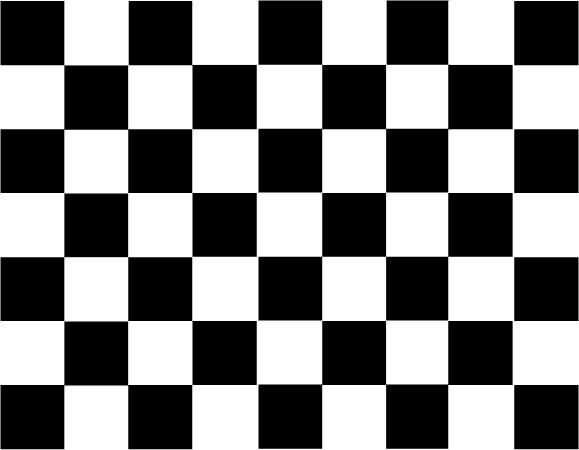
%> input picture checkerboard.jpg, 579 x 450 px
$ octave Harris_ANMS.m   (GNU Octave 9; MATLAB toolbox functions it lacks are replaced by stand-ins)
%> lines starting %> are read from the running program, lines starting %| are printed output that depends on the picture
clc
close all
clear all
tic

A = imread('checkerboard.jpg');
%> A is the input picture: size 450x579x3 uint8; min 0, max 255, mean 127.2
x_der = [-2 -1 0 1 2];
y_der = x_der';
A = A(:,:,1);
%> A: size 450x579 uint8
A_x_der_1 = zeros(size(A, 1)+ 4, size(A, 2)+ 4);
A_y_der_1 = zeros(size(A, 1)+ 4, size(A, 2)+ 4);
A_x_der_3 = zeros(size(A, 1)+ 4, size(A, 2)+ 4);
A_x_y_der_1 = zeros(size(A, 1)+ 4, size(A, 2)+ 4);
A_y_der_3 = zeros(size(A, 1)+ 4, size(A, 2)+ 4);
metric = zeros(size(A, 1)+ 4, size(A, 2)+ 4);
kernel = [0.0183,0.0821,0.1353,0.0821,0.0183;0.0821,0.3679,0.6065,0.3679,0.0821;0.1353,0.6065,1,0.6065,0.1353;0.0821,0.3679,0.6065,0.3670,0.0821;0.0183,0.0821,0.1353,0.0821,0.0183];
figure
imshow(A)
title('Original Image');
A_x_der = padarray (A, [1 1], 255);
A_x_der = padarray (A_x_der, [1 1], 255);
%> A_x_der: size 454x583 uint8
A_y_der = padarray (A, [1 1 ], 255);
A_y_der = padarray (A_y_der, [1 1 ], 255);
for i = 3 : size(A_x_der,1) - 2
    for j = 3 : size(A_x_der,2) - 2
        temp = double(A_x_der(i, j-2:j+2));
        A_x_der_1(i,j) = temp * x_der';
    end
end
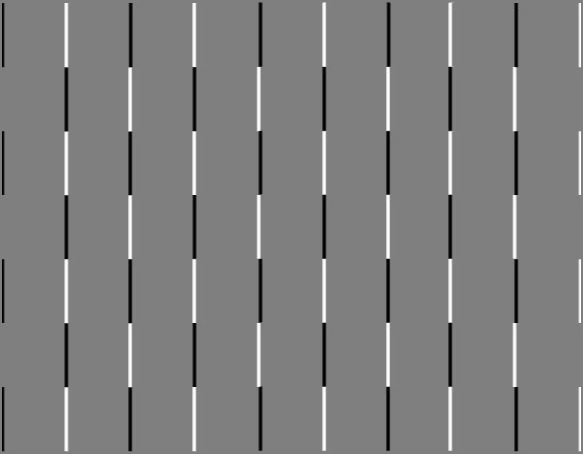
%> A_x_der_1: size 454x583 double; min -765, max 765, mean 0; drawn with min black and max white
A_x_der_final = A_x_der_1(3:size(A_x_der,1)-2,3:size(A_x_der,2)-2);
figure
imshow(uint8(A_x_der_final));
title('X derivative of the image');
for i = 3 : size(A_y_der,1) - 2
    for j = 3 : size(A_y_der,2) - 2
        temp = double(A_y_der(i-2: i+2, j));
        A_y_der_1(i,j) = temp' * y_der;
    end
end
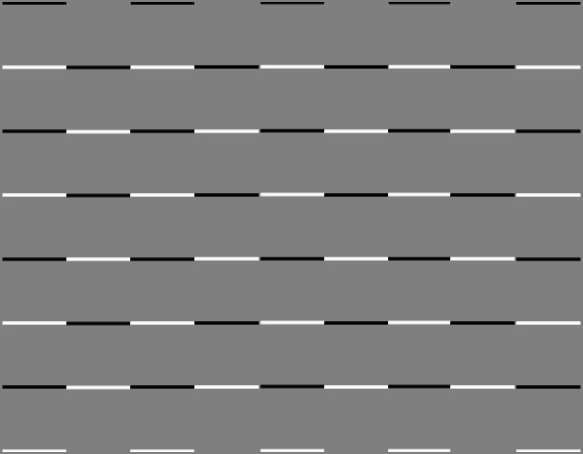
%> A_y_der_1: size 454x583 double; min -765, max 765, mean 0.1; drawn with min black and max white
A_y_der_final= A_y_der_1(3:size(A_y_der,1)-2, 3:size(A_y_der,2)-2);
figure
imshow(uint8(A_y_der_final));
title('Y derivative of the image');
A_x_der_2 = A_x_der_1 .^2;
A_y_der_2 = A_y_der_1 .^2;
A_x_y_der = A_x_der_1 .* A_y_der_1 ;
for i = 3 :size(A_x_der_1, 1) - 2
    for j = 3 :size(A_x_der_1, 2) - 2
        temp = A_x_der_2(i-2: i+2, j-2: j+2);
        A_x_der_3(i, j) =  sum(sum(kernel .* temp));
        temp = A_y_der_2(i-2: i+2, j-2: j+2);
        A_y_der_3(i, j) = sum(sum(kernel .* temp));
        temp = A_x_y_der(i-2: i+2, j-2: j+2);
        A_x_y_der_1(i, j) = sum(sum(kernel .* temp));
    end
end
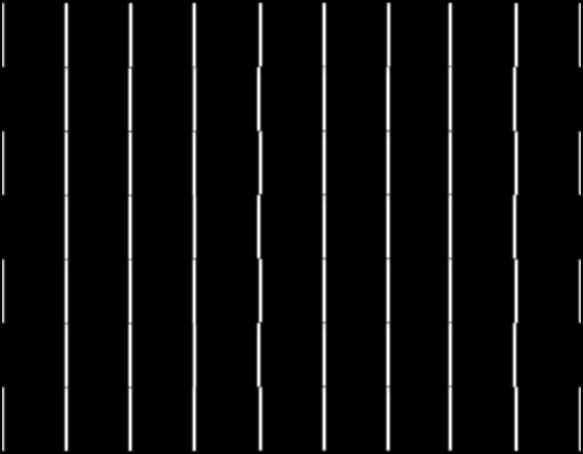
%> A_x_der_3: size 454x583 double; min 0, max 2776722.5, mean 138781; drawn with min black and max white
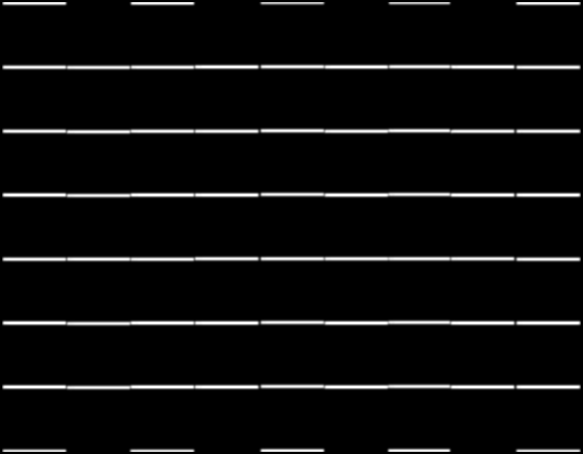
%> A_y_der_3: size 454x583 double; min 0, max 2797460.3, mean 142467.5; drawn with min black and max white
for i = 3:size(A_x_der_1, 1) - 2
    for j = 3: size(A_x_der_1, 2) - 2
        %forstner harris metric
        A_pixel = double([A_x_der_3(i,j) A_x_y_der_1(i,j) ;  A_x_y_der_1(i,j)  A_y_der_3(i, j)]);
        metric(i, j) = det(A_pixel) - 0.06 * ((trace(A_pixel))^2);
    end
end
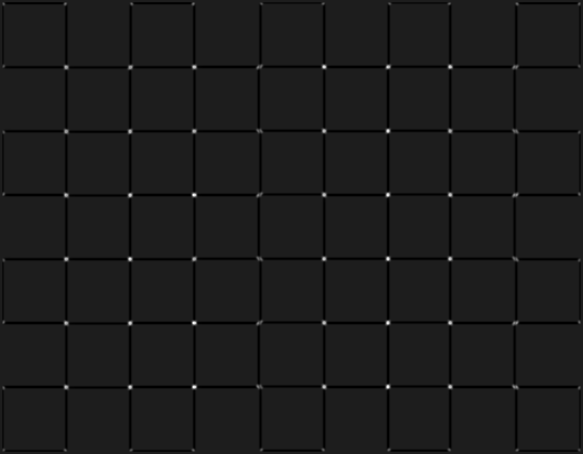
%> metric: size 454x583 double; min -4.7e+11, max 3.58e+12, mean -23890815833; drawn with min black and max white
%thresholding to find the maxima
thresh = 900000;    % thresholding value
p = 1;
for i = 3:size(A_x_der_1, 1) - 2
    for j =  3:size(A_x_der_1, 2) - 2
        if( metric (i, j)>thresh)
            metric1(i,j) = metric(i , j);
%             value(p, 1) = metric(i, j);
             x_fhm(p) = i;
             y_fhm(p) = j;
             p = p+1;
        else
            metric1(i , j) = 0;
        end
    end
end
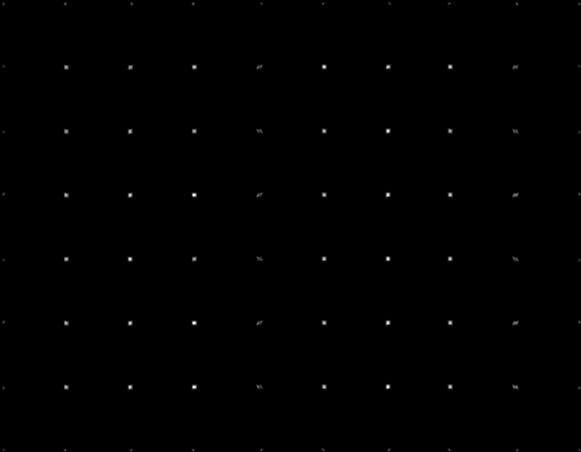
%> metric1: size 452x581 double; min 0, max 3.58e+12, mean 6.79e+09; drawn with min black and max white
%> after the loop, p = 3102; x_fhm = 3101 values from 3 to 452; y_fhm = 3101 values, max 581 at index 39, min 3 at index 1, mean 291.7
figure
imshowpair(A, uint8(metric1(3:size(metric,1)-2, 3:size(metric,2)-2)), 'montage')
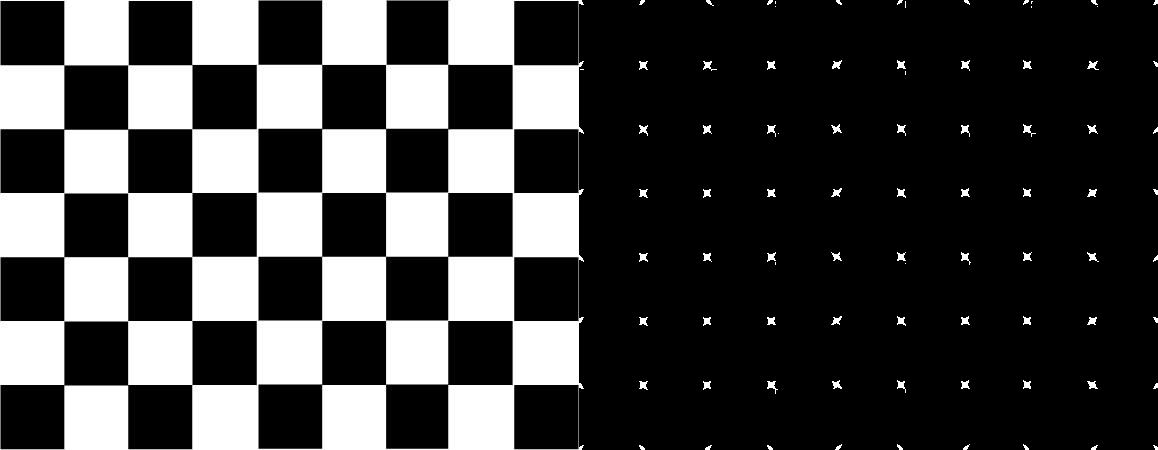
%> displayed picture: size 450x1158, on the screen's scale of 0 to 255; min 0, max 255, mean 65.1
title('Original Image and Thresholded Image');
% [16 lines of commented-out code are left out]
q=1;
%metric1 =[0 10 9;8 0 0;7 11 2];
for i=1:size(metric1,1)
    for j=1:size(metric1,2)
        if(metric1(i,j)~=0)
        metric1_array(q)=metric1(i,j);
        x_cord(q)=i;
        y_cord(q)=j;
        q=q+1;
        end
        % [6 lines of commented-out code are left out]
    end
end
%> after the loop, metric1_array = 3101 values, max 3.58e+12 at index 2211, min 917747.6 at index 1122, mean 5.75e+11; q = 3102; x_cord = 3101 values from 3 to 452; y_cord has the same summary as y_fhm
%metric1_array is sorted in decreasing order. x_cord and y_cord are also
%sorted accordingly.
[R,a]=sort(metric1_array,'descend');
%> R = 3101 values, max 3.58e+12 at index 1, min 917747.6 at index 3101, mean 5.75e+11; a = 3101 values, max 3101 at index 1902, min 1 at index 1690, mean 1551
        for i=1:size(a,2)
            x_cord_new(i)=x_cord(a(i));
            y_cord_new(i)=y_cord(a(i));
        end
%> after the loop, x_cord_new = 3101 values, max 452 at index 1225, min 3 at index 985, mean 225.6; y_cord_new = 3101 values, max 581 at index 1088, min 3 at index 1125, mean 291.7

%we need to take each non zero pixel and find the pixel that is k% greater than the pixel under consideration with the least distance between them.
% let k=15%
k=15;
R_new=0;
%> (the run ends here)
